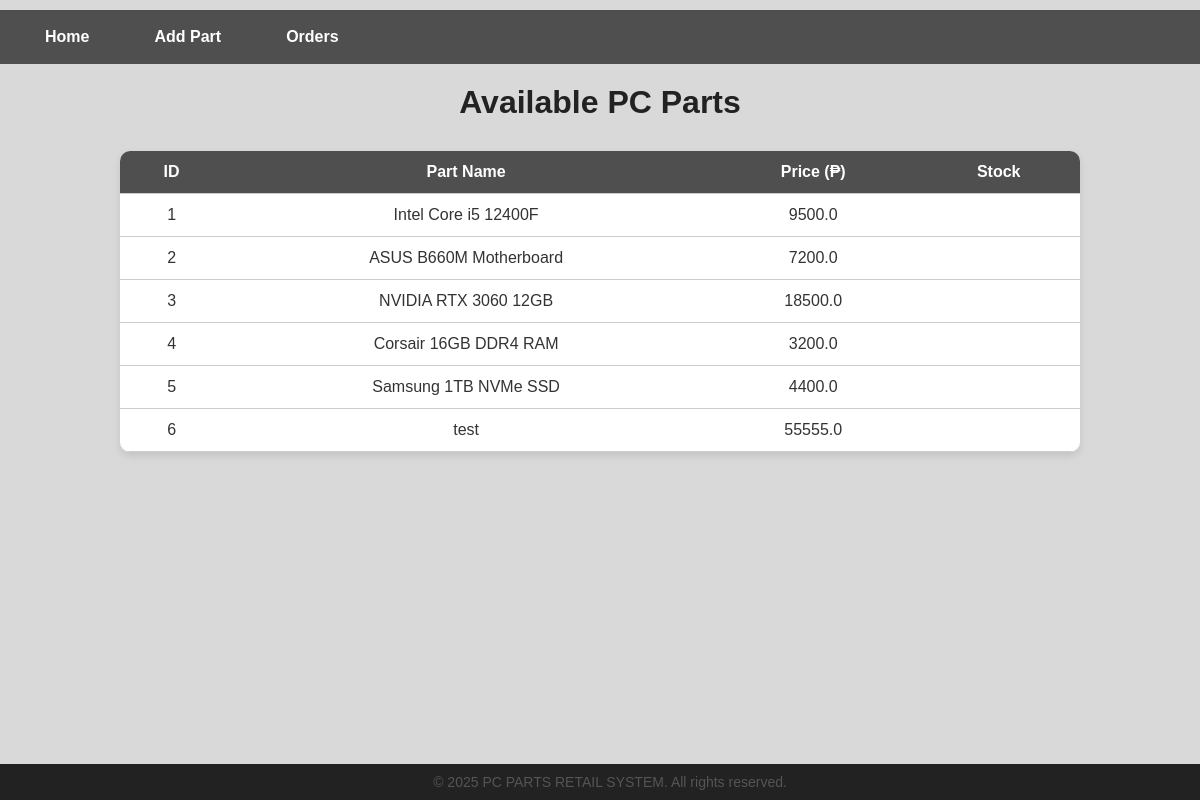
/home (signed in), run on the app's committed database.
### tables this page shows
CREATE TABLE pc_parts (id INTEGER PRIMARY KEY AUTOINCREMENT, name TEXT NOT NULL, category TEXT NOT NULL, price REAL NOT NULL);

### app.py (the view)
@app.route('/home')
def home():
    if 'username' not in session:
        return redirect(url_for('login'))
    try:
        conn = get_db_connection()
        db_parts = conn.execute('SELECT * FROM pc_parts').fetchall()
    except sqlite3.Error:
        db_parts = []
    finally:
        conn.close()
    return render_template('home.html', parts=db_parts)

### app.py (called while the page is built)
def get_db_connection():
    conn = sqlite3.connect(DB_NAME)
    conn.row_factory = sqlite3.Row
    return conn

### templates/home.html (shortened to what this page needs)
<!DOCTYPE html>
<html lang="en">
<head>
    <link rel="stylesheet" href="{{ url_for('static', filename='style.css') }}">
</head>
<body>
    <nav class="navbar">
        <a href="/">Home</a>
        <a href="/add">Add Part</a>
        <a href="/admin/orders">Orders</a>
    </nav>
    <h1>Available PC Parts</h1>
    <table>
        <thead>
            <tr>
                <th>ID</th>
                <th>Part Name</th>
                <th>Price (₱)</th>
                <th>Stock</th>
            </tr>
        </thead>
        <tbody>
            {% for part in parts %}
            <tr>
                <td>{{ part.id }}</td>
                <td>{{ part.name }}</td>
                <td>{{ part.price }}</td>
                <td>{{ part.stock }}</td>
            </tr>
            {% endfor %}
        </tbody>
    </table>
    <footer>
        © 2025 PC PARTS RETAIL SYSTEM. All rights reserved.
    </footer>
</body>
</html>

### static/style.css (style rules this page uses)
body { font-family: Arial, sans-serif; background-color: #f4f4f9; margin: 0; padding: 0; color: #333; }
nav { margin-top: 10px; }
nav a { color: #fff; text-decoration: none; margin: 0 15px; font-weight: bold; transition: color 0.3s ease; }
footer { background-color: #222; color: #fff; text-align: center; padding: 15px 0; position: fixed; bottom: 0; width: 100%; font-size: 14px; }
body { font-family: Arial, sans-serif; background-color: #f3f4f6; margin: 0; padding: 0; }
.navbar { background-color: #007bff; padding: 12px 20px; display: flex; gap: 15px; align-items: center; }
.navbar a { color: white; text-decoration: none; font-weight: bold; padding: 6px 10px; border-radius: 5px; transition: 0.3s; }
body { font-family: Arial, sans-serif; background-color: #d9d9d9; margin: 0; padding: 0; }
.navbar { background-color: #007bff; padding: 12px 20px; display: flex; gap: 15px; }
.navbar { background-color: #4f4f4f; padding: 12px 20px; display: flex; gap: 15px; }
h1 { text-align: center; color: #222; margin-top: 20px; }
table { width: 80%; margin: 30px auto; border-collapse: collapse; background-color: white; border-radius: 10px; overflow: hidden; box-shadow: 0 4px 8px rgba(0,0,0,0.1); }
th, td { padding: 12px 16px; text-align: center; border-bottom: 1px solid #ccc; }
th { background-color: #4f4f4f; color: white; }
footer { text-align: center; margin-top: 40px; padding: 10px; color: #555; font-size: 14px; }

### data on the page
pc_parts: id "1", name "Intel Core i5 12400F", price "9500.0"
pc_parts: id "2", name "ASUS B660M Motherboard", price "7200.0"
pc_parts: id "3", name "NVIDIA RTX 3060 12GB", price "18500.0"
pc_parts: id "4", name "Corsair 16GB DDR4 RAM", price "3200.0"
pc_parts: id "5", name "Samsung 1TB NVMe SSD", price "4400.0"
pc_parts: id "6", name "test", price "55555.0"
